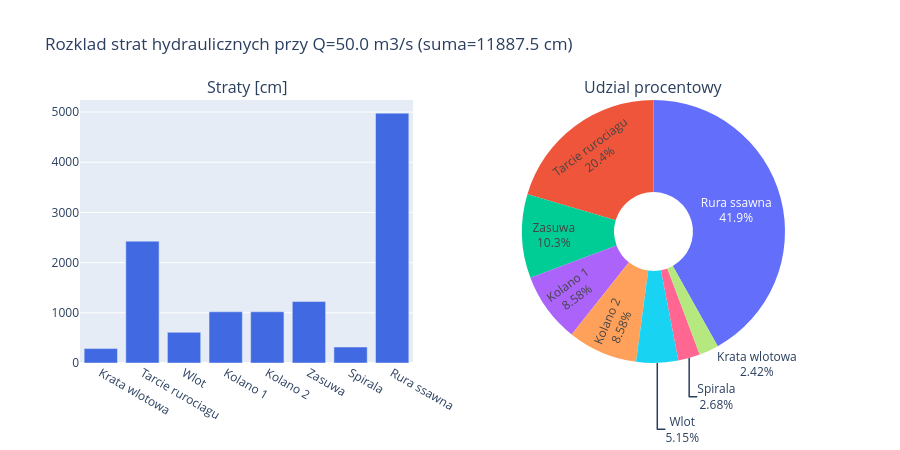

This figure's notebook cell:
### Markdown cell above
**Prompt do LLM:**
> *"Narysuj wykres slupkowy rozkladu strat po komponentach przy Q=50 m3/s.
> Pokaz udzial procentowy kazdego elementu."*

**Uzyte funkcje:** `loss_fns` zdefiniowane wyzej (lista `Q -> dH` na komponent)

### Code cell
# Rozklad strat po komponentach
Q_test = 50.0
component_names = [
    'Krata wlotowa', 'Tarcie rurociagu', 'Wlot',
    'Kolano 1', 'Kolano 2', 'Zasuwa',
    'Spirala', 'Rura ssawna',
]
component_losses = [float(fn(Q_test)) for fn in loss_fns]
total = sum(component_losses)

fig = make_subplots(rows=1, cols=2, specs=[[{'type': 'bar'}, {'type': 'pie'}]],
    subplot_titles=['Straty [cm]', 'Udzial procentowy'])

fig.add_trace(go.Bar(
    x=component_names, y=[v*100 for v in component_losses],
    marker_color='royalblue',
), row=1, col=1)

fig.add_trace(go.Pie(
    labels=component_names, values=component_losses,
    textinfo='label+percent', hole=0.3,
), row=1, col=2)

fig.update_layout(
    title=f'Rozklad strat hydraulicznych przy Q={Q_test} m3/s (suma={total*100:.1f} cm)',
    height=450, showlegend=False,
)
fig.show()

### Figure 1 — Plotly figure (JSON) as saved in the notebook; plotly's stock layout.template omitted (floating-point values rounded to 4 significant figures)
{"data": [{"marker": {"color": "royalblue"}, "type": "bar", "x": ["Krata wlotowa", "Tarcie rurociagu", "Wlot", "Kolano 1", "Kolano 2", "Zasuwa", "Spirala", "Rura ssawna"], "xaxis": "x", "y": [287.4, 2428.0, 612.1, 1020.0, 1020.0, 1224.0, 318.6, 4977.0], "yaxis": "y"}, {"domain": {"x": [0.55, 1], "y": [0, 1]}, "hole": 0.3, "labels": ["Krata wlotowa", "Tarcie rurociagu", "Wlot", "Kolano 1", "Kolano 2", "Zasuwa", "Spirala", "Rura ssawna"], "textinfo": "label+percent", "type": "pie", "values": [2.874, 24.28, 6.121, 10.2, 10.2, 12.24, 3.186, 49.77]}], "layout": {"annotations": [{"font": {"size": 16}, "showarrow": false, "text": "Straty [cm]", "x": 0.225, "xanchor": "center", "xref": "paper", "y": 1, "yanchor": "bottom", "yref": "paper"}, {"font": {"size": 16}, "showarrow": false, "text": "Udzial procentowy", "x": 0.775, "xanchor": "center", "xref": "paper", "y": 1, "yanchor": "bottom", "yref": "paper"}], "height": 450, "showlegend": false, "title": {"text": "Rozklad strat hydraulicznych przy Q=50.0 m3/s (suma=11887.5 cm)"}, "xaxis": {"anchor": "y", "domain": [0, 0.45]}, "yaxis": {"anchor": "x", "domain": [0, 1]}}}
